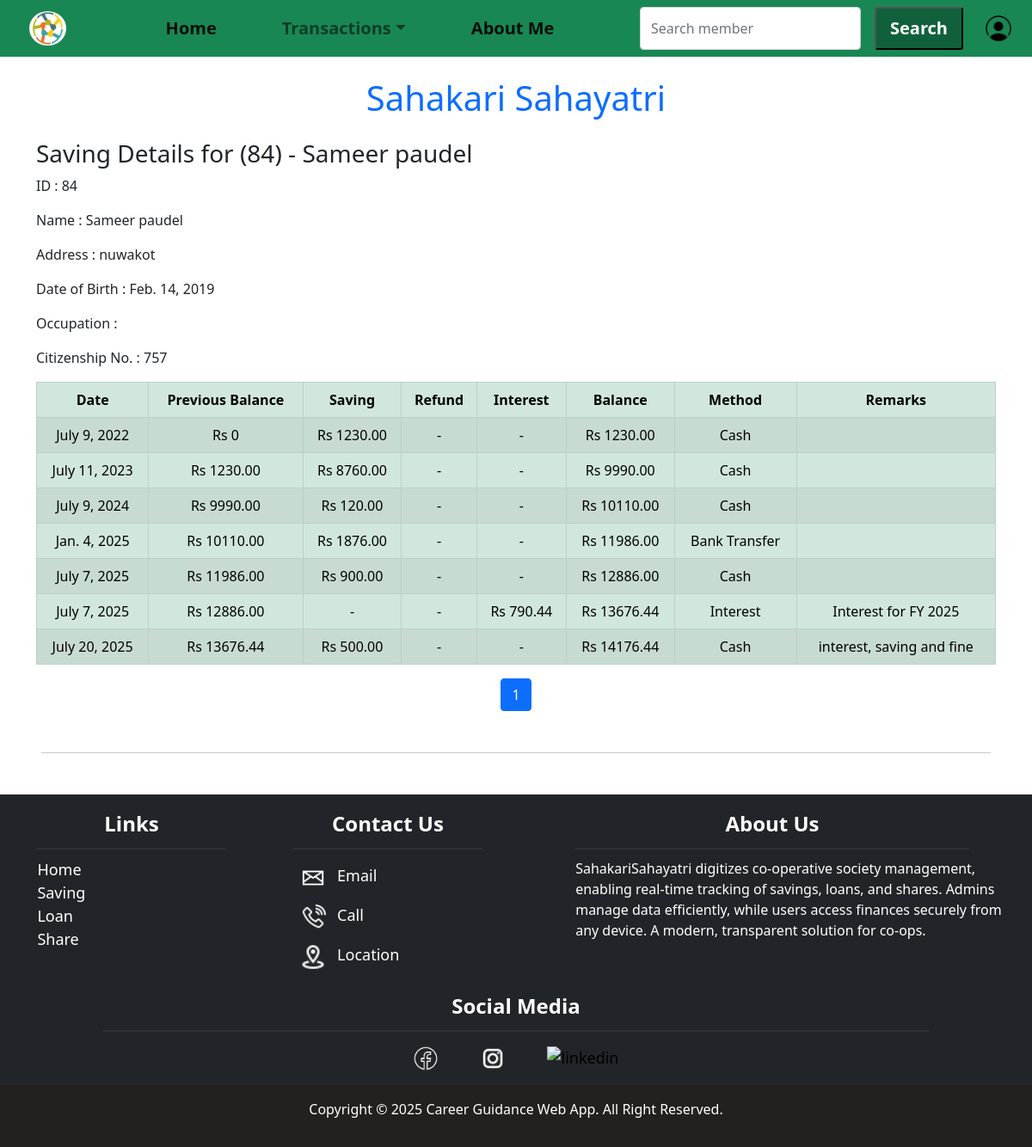
The page /saving/84/ (signed in) on the database its author committed.
### customer/models.py (models this page shows, shortened)
class Member(models.Model):
    user = models.OneToOneField(User, on_delete=models.CASCADE, related_name='member_profile')
    member_id = models.IntegerField(unique=True, primary_key=True)
    first_name = models.CharField(max_length=30, blank=False)
    middle_name = models.CharField(max_length=30, blank=True)
    last_name = models.CharField(max_length=30, blank=False)
    email = models.EmailField(unique=True, blank=True)
    phone_number = models.CharField(max_length=15, unique=True, blank=True)
    address = models.TextField(blank=False)
    date_of_birth = models.DateField(blank=True, null=True)
    citizenship_number = models.CharField(max_length=20, unique=True, blank=False)
    occupation = models.CharField(max_length=100, blank=True)
    date_joined = models.DateField(null=True, blank=True)
    name = models.CharField(max_length=100, blank=False, editable=False)
    class Meta:
        ordering = ['member_id']  # Ascending order

### saving/models.py (models this page shows, shortened)
class Deposit(models.Model):
    customer = models.ForeignKey(Member, on_delete=models.CASCADE, related_name='deposits')
    amount = models.DecimalField(max_digits=12, decimal_places=2)
    date = models.DateField(default=timezone.now)
    payment_method = models.CharField(max_length=50, choices=[
        ('cash', 'Cash'),
        ('bank_transfer', 'Bank Transfer'),
        ('cheque', 'Cheque'),
    ], default='cash')
    remarks = models.TextField(blank=True, null=True)
    class Meta:
        ordering = ['date']

class YearlyInterest(models.Model):
    customer = models.ForeignKey(Member, on_delete=models.CASCADE, related_name='yearly_interests')
    year = models.IntegerField(help_text="Fiscal year starting in Shrawan")  # e.g., 2081
    previous_interest_rate = models.DecimalField(max_digits=5, decimal_places=2)
    previous_interest_amount = models.DecimalField(max_digits=12, decimal_places=2, default=0.00)
    current_interest_rate = models.DecimalField(max_digits=5, decimal_places=2)
    current_interest_amount = models.DecimalField(max_digits=12, decimal_places=2, default=0.00)
    date = models.DateField(default=timezone.now)
    remarks = models.TextField(blank=True, null=True)
    class Meta:
        unique_together = ('customer', 'year')
        ordering = ['date']

### saving/views.py (the view, shortened to what this page needs)
# urls.py: path('<int:member_id>/', saving.saving_details, name='saving_details'),
@login_required(login_url='loginpage')
def saving_details(request, member_id):
    member = get_object_or_404(Member, member_id=member_id)
    deposits = Deposit.objects.filter(customer=member).order_by('date')
    refunds = SavingRefund.objects.filter(customer=member).order_by('refund_date')
    interests = YearlyInterest.objects.filter(customer=member).order_by('year')
    transactions = []
    for deposit in deposits:
        transactions.append({
            'date': deposit.date,
            'type': 'Deposit',
            'amount': deposit.amount,
            'payment_method': deposit.payment_method,
            'remarks': deposit.remarks,
        })
    for interest in interests:
        total_interest = interest.previous_interest_amount + interest.current_interest_amount
        transactions.append({
            'date': interest.date,
            'type': 'Interest',
            'amount': total_interest,  # use total_interest from interest calculation
            'payment_method': 'Auto',
            'remarks': f"Interest for FY {interest.year}",
        })
    transactions.sort(key=lambda x: x['date'])
    METHOD_DISPLAY = {
        'cash': 'Cash',
        'bank_transfer': 'Bank Transfer',
        'cheque': 'Cheque',
        'Auto': 'Interest',
    }
    running_balance = 0
    detailed_transactions = []
    for tx in transactions:
        previous_balance = running_balance
        running_balance += tx['amount']
        detailed_transactions.append({
            'member_id': member_id,
            'date': tx['date'],
            'type': tx['type'],
            'amount': abs(tx['amount']),
            'interest_amount': tx.get('interest_amount', None),  # may be None for non-interest tx
            'previous_balance': previous_balance,
            'balance': running_balance,
            'payment_method': METHOD_DISPLAY.get(tx['payment_method'], tx['payment_method']),
            'remarks': tx['remarks'],
        })
    paginator = Paginator(detailed_transactions,25)
    page_number = request.GET.get('page')
    page_obj = paginator.get_page(page_number)
    return render(request, 'saving_details.html', {
        'member': member,
        'page_obj': page_obj,
        'transactions': detailed_transactions,
    })

### saving/templates/saving_details.html (shortened to what this page needs)
{% extends "base.html" %}
{% block content %}
<div class="container mt-4">
    <h3>Saving Details for ({{member.member_id}}) - {{ member.name }}</h3>
    <div class="car">
        <p>ID : {{ member.member_id }}</p>
        <p>Name : {{ member.name }}</p>
        <p>Address : {{ member.address }}</p>
        <p>Date of Birth : {{ member.date_of_birth }}</p>
        <p>Occupation : {{ member.occupation }}</p>
        <p>Citizenship No. : {{ member.citizenship_number }}</p>
    </div>
    <div class="table-responsive mt-3">
        <table class="table table-bordered text-center table-striped table-hover table-success">
            <thead>
                <tr>
                    <th>Date</th>
                    <th>Previous Balance</th>
                    <th>Saving</th>
                    <th>Refund</th>
                    <th>Interest</th>
                    <th>Balance</th>
                    <th>Method</th>
                    <th>Remarks</th>
                </tr>
            </thead>
            <tbody>
                {% for tx in page_obj %}
                        <tr>
                            <td>{{ tx.date }}</td>
                            <td>Rs {{ tx.previous_balance }}</td>
                            <td>
                                {% if tx.type == "Deposit" %}
                                    Rs {{ tx.amount }}
                                {% else %}
                                    -
                                {% endif %}
                            </td>
                            <td>
                                {% if tx.type == "Refund" %}
                                    Rs {{ tx.amount }}
                                {% else %}
                                    -
                                {% endif %}
                            </td>
                            <td>
                                {% if tx.type == "Interest" %}
                                    Rs {{ tx.amount }}
                                {% else %}
                                    -
                                {% endif %}
                            </td>
                            <td>Rs {{ tx.balance }}</td>
                            <td>{{ tx.payment_method }}</td>
                            <td>{{tx.remarks}}</td>
                        </tr>
                {% endfor %}
            </tbody>
        </table>
    </div>
    <nav aria-label="Page navigation">
        <ul class="pagination justify-content-center">
            <li class="page-item active">
                <span class="page-link">{{ page_obj.number }}</span>
            </li>
        </ul>
    </nav>
</div>
{% endblock %}

### static/css/style.css (style rules this page uses)
html { font-size: 16px; }
body { margin: 0; padding: 0; }

### rows shown on the page
Member: member_id "84", name "Sameer paudel", address "nuwakot", date_of_birth "Feb. 14, 2019", citizenship_number "757"
Deposit: date "July 9, 2022", previous_balance "0", amount "1230.00", balance "1230.00", payment_method "Cash"
Deposit: date "July 11, 2023"
Deposit: date "July 9, 2024"
Deposit: date "Jan. 4, 2025"
Deposit: date "July 7, 2025"
YearlyInterest: date "July 7, 2025"
Deposit: date "July 20, 2025", remarks "interest, saving and fine"

### other values the page prints
{{ tx.previous_balance }} "1230.00" "9990.00" "10110.00" "11986.00" "12886.00" "13676.44"
{{ tx.amount }} "8760.00" "120.00" "1876.00" "900.00" "500.00"
{{ tx.balance }} "9990.00" "10110.00" "11986.00" "12886.00" "13676.44" "14176.44"
{{ tx.payment_method }} "Cash" "Cash" "Bank Transfer" "Cash" "Interest" "Cash"
{{ tx.amount }} "790.44"
{{ tx.remarks }} "Interest for FY 2025"
{{ page_obj.number }} "1"
